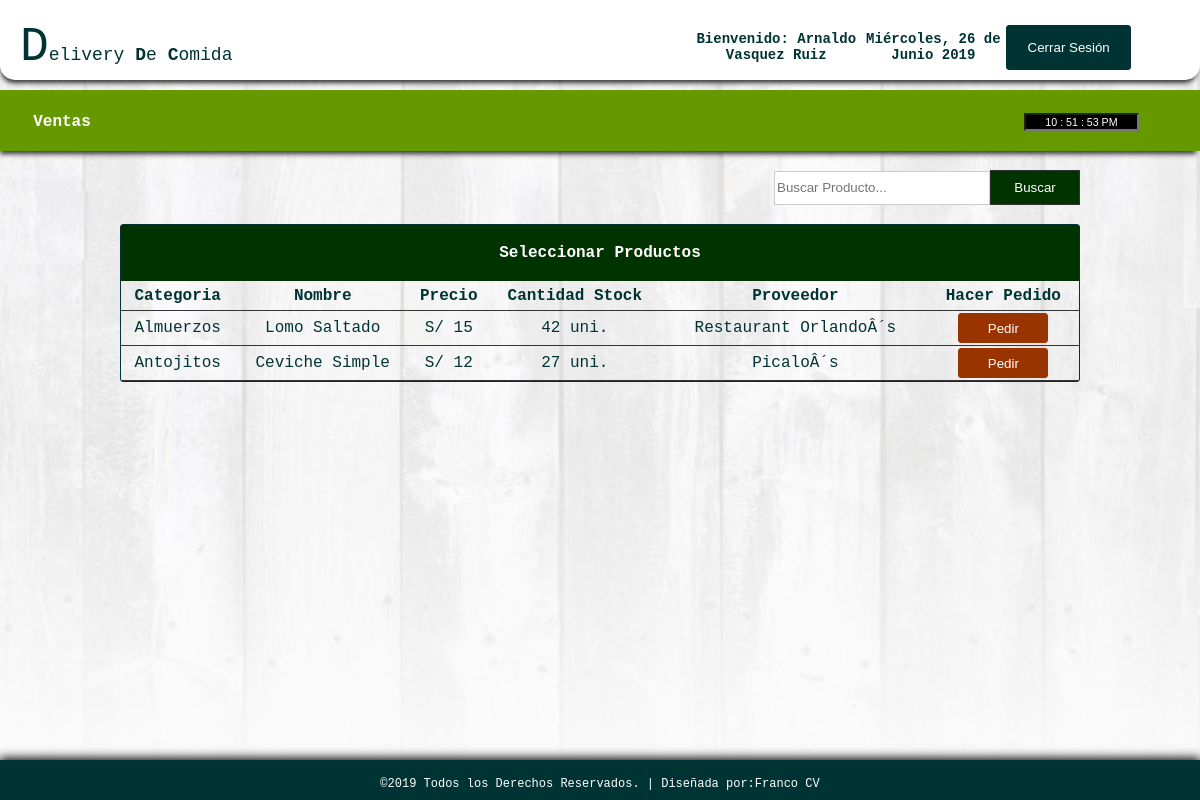
The app's page /sales2.php (signed in) with its own data.
### tables this page shows
CREATE TABLE IF NOT EXISTS `products` (
`id` int(11) NOT NULL,
  `category` varchar(100) NOT NULL,
  `name` varchar(100) NOT NULL,
  `quantity` int(11) NOT NULL,
  `purchase` int(11) NOT NULL,
  `retail` int(11) NOT NULL,
  `supplier` varchar(100) NOT NULL,
  `ext` varchar(5) NOT NULL
);

### sales2.php (the view, shortened to what this page needs)
<!DOCTYPE html PUBLIC "-//W3C//DTD XHTML 1.0 Transitional//EN" "http://www.w3.org/TR/xhtml1/DTD/xhtml1-transitional.dtd">
<html xmlns="http://www.w3.org/1999/xhtml">
<head>
</head>
<link rel="stylesheet" type="text/css" href="css/css1.css">
<body onload="mueveReloj()">
<div id="container">
<div id="header">
<table cellspacing="0" width="100%" border="0" cellpadding="20px">
<tr>
	<td width="56%">
    <table width="41%" border="0" cellspacing="0" cellpadding="0">
	 <tr>
       <td width="80%" align="left"> <font size="12px">D</font><span style="font-size: 18px;">elivery <b>D</b>e <b>C</b>omida</span></td>
       </tr>
	  </table></td>
    <td style="font-size:14px;">
      <table width="90%" border="0" cellspacing="0" cellpadding="0">
        <tr>
        	<th scope="col">Bienvenido: <?php echo $_SESSION['name'];?></th>
          	<th scope="col"><?php
			include_once("date1.php");
			?></th>
          	<th scope="col" width="20px"><a href="logout.php">
            <input type="button" id="btnadd" value="Cerrar Sesión" align="middle" />
          	</a></th>
        </tr>
  </table></td>
    </tr>
</table>
</div>
<br><br><br><br><br>
<div id = "headnav">
<table width="100%" border="0" cellpadding="0" cellspacing="0">
<tr>
	<td width="669" height="62">
	<table width="124" border="0" align="left" cellpadding="0" cellspacing="0">
	  <tr>
	    <th width="211" scope="col"><a href="sales1.php">Ventas</a></th>
	    </tr>
	  </table>
      </td>
      <td width="13">
      <table border="0" cellspacing="0" cellpadding="0">
      	<tr>
        	<td align="left" style="color:#FFF">
         <form name="form_reloj">
<input type="text" name="reloj" size="15" style="background-color : Black; color : White; font-family : Verdana, Arial, Helvetica; font-size : 8pt; text-align : center;" onfocus="window.document.form_reloj.reloj.blur()">
</form>
            </td>
        </tr>
      </table>
      </td>
</tr>
</table>
</div>
<br>
<table width="80%" border="0" align="center" cellpadding="0" cellspacing="0">
      <tr>
        <td height="37" align="right">
        <form action="result_sales1.php" method="get" ecntype="multipart/data-form">
        <input type="text" name="query" style="border:1px solid #CCC; color: #333; width:210px; height:30px;" placeholder="Buscar Producto..." /><input type="submit" id="btnsearch" value="Buscar" name="search" />
        </form>
     	</td>
      </tr>
    </table></th>
  <br>
  <tr>
    <td>
    <table border="0" cellpadding="0" cellspacing="0" align="center" width="80%" style="border:1px solid #033; color:#033;">
     <tr>
     <th colspan="7" align="center" height="55px" style="border-bottom:1px solid #030; background: #030; color:#FFF;"> Seleccionar Productos </th>
    </tr>
      <tr height="30px">
        <th style="border-bottom:1px solid #333;"> Categoria </th>
        <th style="border-bottom:1px solid #333;"> Nombre </th>
        <th style="border-bottom:1px solid #333;"> Precio </th>
        <th style="border-bottom:1px solid #333;"> Cantidad Stock </th>
        <th style="border-bottom:1px solid #333;"> Proveedor </th>
        <th style="border-bottom:1px solid #333;"> Hacer Pedido </th>
      </tr>
       <?php
require('config.php');
$query="SELECT * FROM products";
$result=mysqli_query($db_link, $query);
while ($row=mysqli_fetch_array($result)){?>
      <tr align="center" style="height:35px">
      	<td style="border-bottom:1px solid #333;"> <?php echo $row['category']; ?> </td>
        <td style="border-bottom:1px solid #333;"> <?php echo $row['name']; ?> </td>
        <td style="border-bottom:1px solid #333;">S/ <?php echo $row['retail']; ?> </td>
        <td style="border-bottom:1px solid #333;"> <?php echo $row['quantity']; ?> uni. </td>
        <td style="border-bottom:1px solid #333;"> <?php echo $row['supplier']; ?> </td>
        <td style="border-bottom:1px solid #333;">
        <a href="process_sales1.php?id=<?php echo md5($row['id']);?>"><input type="button" value="Pedir" style="width:90px; height:30px; color:#FFF; background: #930; border:1px solid #930; border-radius:3px;"></a>
        </td>
      </tr>
   <?php
}?>
    </table>
  </td>
  </tr>
<br><br><br>
<div id="footer">
<table border="0" cellpadding="15px" align="center"; style="size: 12px; font-family: 'Courier New', Courier, monospace; color: #FFF; font-size: 12px;">
<tr>
	<td>
     &copy;2019 Todos los Derechos Reservados.  |  Diseñada por:<a href="https://www.facebook.com/repp0rt">Franco CV</a>
    </td>
</tr>
</table>
</div>
</div>
</body>
</html>

### css/css1.css (style rules this page uses)
html { font-family: "Courier New", Courier, monospace; color: #033; height:100%; margin:0; padding:0; -webkit-background-size: cover; -moz-background-size: cover; -o-background-size: cover; background-size: cover; }
body { margin:0; font-size:16px; height:100%; margin:0; padding:0; background:url(../images/bgimg.jpg) no-repeat center fixed; -webkit-background-size: cover; -moz-background-size: cover; -o-background-size: cover; background-size: cover; }
#container { height:100px; width: auto; margin:0 auto; }
#header { box-shadow: -1px 5px 5px -2px #333333; position:fixed; width:100%; height:80px; border-radius:0px 0px 15px 15px; background-color:#FFF; }
#footer { clear: both; background: #033; height: 40px; width: 100%; position: fixed; left: 0px; bottom: 0px; text-align: center; box-shadow:0px -1px 10px 1px #000; }
#headnav { box-shadow: -2px 5px 5px -2px #333333; border-top:1px solid #690; padding:0px; clear:both; background: #690; height:60px; width:100%; }
#btnsearch { border:1px solid #333; background: #030; height:35px; width:90px; color: #FFF; font-family:"Lucida Sans Unicode", "Lucida Grande", sans-serif; }
#btnadd { border:1px solid #033; background: #033; border-radius:3px; height:45px; width:125px; color: #FFF; font-family:"Lucida Sans Unicode", "Lucida Grande", sans-serif; }
a:link { color:#FFF; text-decoration: none; }
table { border-radius:3px; text-align: center; }

### records on screen
products: category "Almuerzos", name "Lomo Saltado", retail "15", quantity "42", supplier "Restaurant OrlandoÂ´s"
products: category "Antojitos", name "Ceviche Simple", retail "12", quantity "27", supplier "PicaloÂ´s"

### other values on screen
$_SESSION['name'] "Arnaldo Vasquez Ruiz"
$dia "Miércoles"
$mes "Junio"
